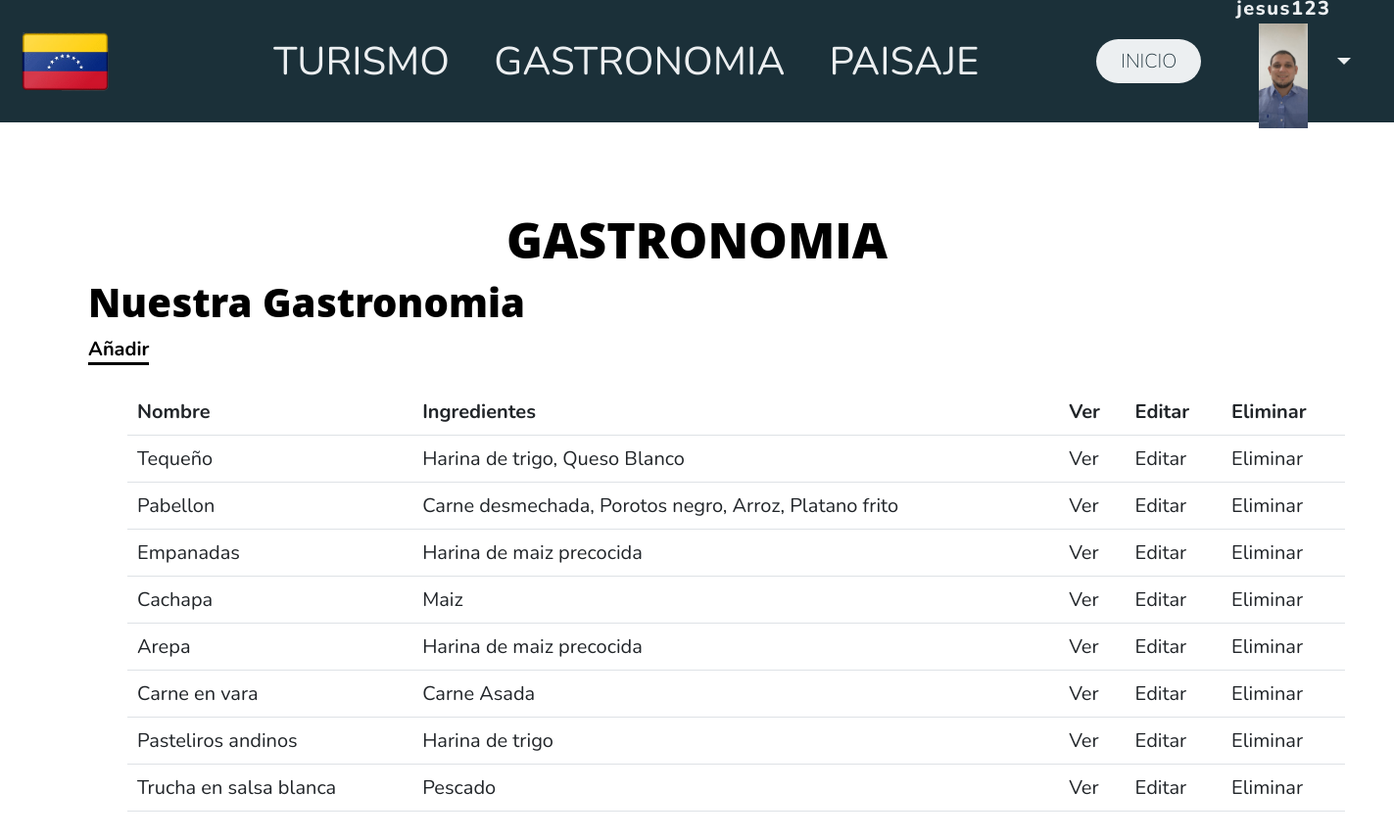
Screenshot of /vzla/gastronomia/ (signed in) with the database file from the repository.
### vzla/models.py (models this page shows, shortened)
class Avatar(models.Model):
    user = models.OneToOneField(User, on_delete=models.CASCADE, null=True)
    imagen = models.ImageField(upload_to='avatares', null=True, blank=True)

class Gastronomia(models.Model):
    nombre = models.CharField(max_length=64)
    ingredientes = models.CharField(max_length=128)
    descripcion = models.TextField()
    imagen = models.ImageField(upload_to="gastro", null=True, blank=True)

### vzla/views.py (the view)
# urls.py: path('gastronomia/', gastronomia, name='gastronomia'),
@login_required
def gastronomia(request):
    context = {'gastronomia' : Gastronomia.objects.all()}
    return render(request=request,template_name='vzla/gastronomia.html',context=context)

### vzla/templates/vzla/gastronomia.html (shortened to what this page needs)
{% extends "vzla/base.html" %}
{% block contenido %}
    <div>
        <h1 align="center">GASTRONOMIA</h1>
        <ul>
        <h2>Nuestra Gastronomia</h2>
        <a class='vinculo' href="{% url 'crear_gastro' %}">Añadir</a>
        <br></br>
        <ul>
        <table class="table">
            <tbody>
            <tr>
                <th>Nombre</th>
                <th>Ingredientes</th>
                <th>Ver</td>
                <th>Editar</td>
                <th>Eliminar</td>
            </tr>
            {% for gastro in gastronomia %}
            <tr>
                <td>{{ gastro.nombre }}</td>
                <td>{{ gastro.ingredientes }}</td>
                <td>
                <a href="{% url 'detalle_gastronomia' gastro.id %}">Ver</a>
                </td>
                <td>
                <a href="{% url 'editar_gastronomia' gastro.id %}">Editar</a>
                </td>
                <td>
                <a href="{% url 'eliminar_gastronomia' gastro.id %}">Eliminar</a>
                </td>
            </tr>
            {% endfor %}
            </tbody>
        </table>
    </div>
    {% endblock contenido %}

### vzla/templates/vzla/base.html (shortened to what this page needs)
{% load static %}
<link rel="stylesheet" href="{% static "styles.css" %}" type='text/css'>
<!DOCTYPE html>
<html lang="en">
<head>
</head>
<body>
    <header class="header">
        <div class="logo">
            <img src={% static "img/vzla4.png" %} alt="bandera" >
        </div>
        <nav>
           <ul class="nav-links">
                <li><a href="{% url 'turismo' %}">TURISMO</a></li>
                <li><a href="{% url 'gastronomia' %}">GASTRONOMIA</a></li>
                <li><a href="{% url 'paisajes' %}">PAISAJE</a></li>
           </ul>
        </nav>
        <a class="boton" href="{% url 'inicio' %}"><button>INICIO</button></a>
        {% if user.is_authenticated %}
        <div class="dropdown">
            <button class="btn btn-secondary dropdown-toggle" type="button" id="dropdownMenuButton1" data-bs-toggle="dropdown" aria-expanded="false">
                <div style="display: inline-grid";align = "center">
                    <span style="">{{ user.username }}</span>
                    <div align = "center">
                        <img src="{{ user.avatar.imagen.url }}" style="width:50px;"/>
                    </div>
                </div>
            </button>
          </div>
        {% else %}
        <a class="btn btn-secondary" href="{% url 'login' %}" >Iniciar Sesión</a>
        {% endif %}
    </header>
</body>
<section style="padding:90px 50px;">
    {% block contenido %}
    {% endblock contenido %}
</section>
</html>

### rows the page displays
Gastronomia: nombre "Tequeño", ingredientes "Harina de trigo, Queso Blanco"
Gastronomia: nombre "Pabellon", ingredientes "Carne desmechada, Porotos negro, Arroz, Platano frito"
Gastronomia: nombre "Empanadas", ingredientes "Harina de maiz precocida"
Gastronomia: nombre "Cachapa", ingredientes "Maiz"
Gastronomia: nombre "Arepa", ingredientes "Harina de maiz precocida"
Gastronomia: nombre "Carne en vara", ingredientes "Carne Asada"
Gastronomia: nombre "Pasteliros andinos", ingredientes "Harina de trigo"
Gastronomia: nombre "Trucha en salsa blanca", ingredientes "Pescado"
